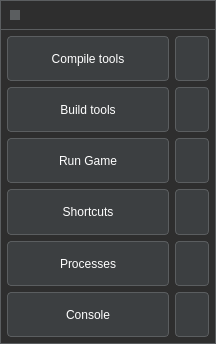
<?xml version="1.0" encoding="UTF-8"?>
<ui version="4.0">
 <class>Widget</class>
 <widget class="QWidget" name="Widget">
  <property name="geometry">
   <rect>
    <x>0</x>
    <y>0</y>
    <width>216</width>
    <height>344</height>
   </rect>
  </property>
  <property name="minimumSize">
   <size>
    <width>130</width>
    <height>170</height>
   </size>
  </property>
  <property name="windowTitle">
   <string>Dev Tools</string>
  </property>
  <property name="styleSheet">
   <string notr="true">/* Central Widget */
QWidget#Widget {
    background-color: #1e1e1e;  /* Dark gray background */
}

/* QMenuBar */
QMenuBar {
    background-color: #2e2e2e;    /* Dark gray background */
    color: #ffffff;               /* White text */
    border-bottom: 1px solid #5b5e60;  /* Light gray border for separation */
}

QMenuBar::item {
    background-color: transparent; /* Transparent background */
    padding: 6px 6px;             /* Padding for menu items */
    color: #ffffff;                /* White text */
}

QMenuBar::item:selected {          /* Hovered menu item */
    background-color: #4a90e2;     /* Light blue on hover */
    color: #ffffff;                /* Ensure text remains white */
}

QMenuBar::item:pressed {           /* Pressed menu item */
    background-color: #3d78b2;     /* Darker blue on press */
    color: #ffffff;                /* Ensure text remains white */
}

/* QMenu */
QMenu {
    background-color: #2e2e2e;     /* Dark gray background for menus */
    border: 1px solid #5b5e60;     /* Light gray border */
}

QMenu::item {
    background-color: transparent; /* Transparent background for menu items */
    color: #ffffff;                /* White text */
	padding: 6px;
    margin-left: 6px;             /* Padding for each menu item */
}

QMenu::item:selected {             /* Hovered menu item */
    background-color: #4a90e2;     /* Light blue background on hover */
    color: #ffffff;                /* Ensure text remains white */
}

QMenu::item:pressed {              /* Pressed menu item */
    background-color: #3d78b2;     /* Darker blue background on press */
    color: #ffffff;                /* Ensure text remains white */
}

QMenu::separator {
    height: 1px;
    background-color: #5b5e60;     /* Light gray separator between items */
}

/* QMenu::indicator (checkboxes and radio buttons in menus) */
QMenu::indicator {
    width: 16px;
    height: 16px;
    background-color: #2e2e2e;     /* Dark gray background for indicators */
    border: 1px solid #5b5e60;     /* Light gray border */
    border-radius: 2px;            /* Slightly rounded corners */
}

QMenu::indicator:checked {
    background-color: #4a90e2;     /* Light blue when checked */
    border-color: #3d78b2;         /* Darker blue border when checked */
}

QMenu::indicator:unchecked {
    background-color: #2e2e2e;     /* Keep the dark gray when unchecked */
    border-color: #5b5e60;         /* Light gray border when unchecked */
}

/* QToolBar */
QToolBar {
    background-color: #2e2e2e;      /* Dark gray background */
    border: 1px solid #5b5e60;      /* Light gray border */
    padding: 4px;                   /* Padding inside the toolbar */
    spacing: 4px;                   /* Spacing between toolbar buttons */
}

QToolBar::handle {
    background-color: #5b5e60;      /* Light gray handle for draggable toolbars */
    width: 10px;                    /* Width of the handle */
	height: 10px;
    margin: 4px;                    /* Margin around the handle */
}

QToolBar::separator {
    background-color: #5b5e60;      /* Light gray for separators */
    width: 1px;                     /* Thickness of the separator */
    height: 24px;                   /* Height of the separator */
    margin: 6px;                    /* Space around the separator */
}

QToolBar::item {
    padding: 4px;                   /* Padding for individual toolbar items */
}

/* QStatusBar */
QStatusBar {
    background-color: #2e2e2e;   /* Dark gray background */
    border-top: 1px solid #5b5e60; /* Light gray top border for separation */
    color: #ffffff;              /* White text */
    font-size: 13px;             /* Slightly smaller font for the status bar */
    padding: 6px;                /* Padding inside the status bar */
}

QStatusBar::item {
    border: none;                /* No border around individual status items */
    padding: 0px 5px;            /* Padding between status bar items */
}

QStatusBar QLabel {
    color: #ffffff;              /* White text for any QLabel inside the status bar */
    background-color: transparent; /* Ensure QLabel in status bar matches the bar's background */
}

QStatusBar::indicator {
    background-color: #4a90e2;   /* Optional indicator styling, e.g., for icons or status signals */
    border-radius: 4px;          /* Rounded corners for any indicator elements */
}

/* Scroll Area Styling (optional) */
QScrollArea {
    background-color: transparent; /* Transparent to match the central widget */
    border: none;                  /* No border */
}

QScrollBar:vertical {
    background-color: #3c3f41;    /* Darker gray for scroll bar background */
    width: 12px;                  /* Scroll bar width */
    margin: 22px 0 22px 0;        /* Top and bottom margins */
}

QScrollBar::handle:vertical {
    background-color: #5b5e60;    /* Slightly lighter gray for scroll handle */
    min-height: 20px;
}

QScrollBar::add-line:vertical, QScrollBar::sub-line:vertical {
    background: none;             /* Remove arrows */
}

/* QLabel */
QLabel {
    color: #ffffff;             /* White text */
}

/* QFrame */
QFrame {
    background-color: #2e2e2e;  /* Dark gray for frames */
}

/* QLineEdit */
QLineEdit {
    background-color: #2e2e2e;  /* Dark gray background for input fields */
    color: #ffffff;             /* White text */
    border: 1px solid #5b5e60;  /* Light gray border */
    border-radius: 4px;         /* Rounded corners */
}

QLineEdit:focus {
    border-color: #4a90e2;      /* Light blue border when focused */
    background-color: #333333;  /* Slightly lighter gray on focus */
}

/* QListWidget */
QListWidget {
    background-color: #2e2e2e;      /* Dark gray background */
    color: #ffffff;                 /* White text */
    border: 1px solid #5b5e60;      /* Light gray border */
    padding: 4px;                   /* Padding around the list */
}

QListWidget::item {
    background-color: transparent;  /* Transparent background for items */
    color: #ffffff;                 /* White text for list items */
    border: none;                   /* No border for list items */
}

QListWidget::item:selected {
    background-color: #4a90e2;      /* Light blue background when selected */
    color: #ffffff;                 /* Ensure text remains white when selected */
}

QListWidget::item:hover {
    background-color: #3d78b2;      /* Darker blue on hover */
    color: #ffffff;                 /* Ensure text remains white when hovered */
}

QListWidget::item:focus {
    border: 1px solid #4a90e2;      /* Light blue border on focus */
}


/* QPlainTextEdit */
QPlainTextEdit {
    background-color: #2b2b2b;  /* Darker gray background for text area */
    color: #ffffff;             /* White text */
    border: 1px solid #5b5e60;  /* Light gray border */
    border-radius: 0px;         /* No rounded corners */
    padding: 10px;              /* Comfortable padding for text input */
    font-size: 13px;            /* Slightly smaller font */
    line-height: 1.4;           /* Adjust line spacing for readability */
}

QPlainTextEdit:focus {
    border-color: #4a90e2;      /* Light blue border on focus */
    background-color: #3a3a3a;  /* Slightly lighter gray on focus */
}

/* QPushButton */
QPushButton {
    background-color: #3c3f41;  /* Dark gray background */
    color: #ffffff;             /* White text */
    border: 1px solid #5b5e60;  /* Light gray border */
    border-radius: 4px;         /* Rounded corners */
	padding: 0px 0px;
}

QPushButton:hover {
    background-color: #4a90e2;  /* Light blue on hover */
    border-color: #3d78b2;      /* Darker blue border */
}

QPushButton:pressed {
    background-color: #3d78b2;  /* Darker blue on press */
    border-color: #2a5f92;      /* Even darker border when pressed */
}

/* QRadioButton */
QRadioButton {
    color: #ffffff;              /* White text */
    font-size: 14px;             /* Font size for readability */
    spacing: 5px;                /* Space between radio button and label */
}

QRadioButton::indicator {
    width: 16px;                 /* Size of the radio button */
    height: 16px;
    background-color: #2e2e2e;   /* Dark gray background for the indicator */
    border: 1px solid #5b5e60;   /* Light gray border */
    border-radius: 8px;          /* Circular radio button */
}

QRadioButton::indicator:hover {
    background-color: #4a90e2;   /* Light blue on hover */
    border-color: #3d78b2;       /* Darker blue border on hover */
}

QRadioButton::indicator:checked {
    background-color: #4a90e2;   /* Light blue when checked */
    border-color: #3d78b2;       /* Darker blue border when checked */
}

QRadioButton::indicator:pressed {
    background-color: #3d78b2;   /* Darker blue on press */
    border-color: #2a5f92;       /* Even darker border on press */
}

QRadioButton::indicator:checked:pressed {
    background-color: #3d78b2;   /* Darker blue when checked and pressed */
    border-color: #2a5f92;       /* Even darker border when checked and pressed */
}

/* QToolButton */
QToolButton {
    background-color: #3c3f41;    /* Dark gray background */
    color: #ffffff;               /* White text/icon */
    border: 1px solid #5b5e60;    /* Light gray border */
    border-radius: 4px;           /* Rounded corners */
    padding: 6px 12px;            /* Padding for comfortable button size */
}

QToolButton:hover {
    background-color: #4a90e2;    /* Light blue background on hover */
    border-color: #3d78b2;        /* Darker blue border on hover */
}

QToolButton:pressed {
    background-color: #3d78b2;    /* Darker blue background on press */
    border-color: #2a5f92;        /* Even darker border when pressed */
}

QToolButton:checked {
    background-color: #3d78b2;    /* Darker blue when checked */
    border-color: #2a5f92;        /* Border color when checked */
}

QToolButton:disabled {
    background-color: #2e2e2e;    /* Dark gray when disabled */
    color: #777777;               /* Lighter gray text/icon for disabled state */
    border-color: #5b5e60;        /* Keep the border color same as normal state */
}

/* QToolButton::menu-button */
QToolButton::menu-button {
    background-color: #3c3f41;      /* Dark gray background for menu button */
    border: 1px solid #5b5e60;      /* Light gray border for menu button */
    padding: 4px;                   /* Padding for the menu button */
}

QToolButton::menu-button:hover {
    background-color: #4a90e2;      /* Light blue on hover */
    border-color: #3d78b2;          /* Darker blue border on hover */
}

QToolButton::menu-button:pressed {
    background-color: #3d78b2;      /* Darker blue on press */
    border-color: #2a5f92;          /* Even darker border on press */
}</string>
  </property>
  <layout class="QVBoxLayout" name="verticalLayout" stretch="0">
   <property name="spacing">
    <number>0</number>
   </property>
   <property name="leftMargin">
    <number>0</number>
   </property>
   <property name="topMargin">
    <number>0</number>
   </property>
   <property name="rightMargin">
    <number>0</number>
   </property>
   <property name="bottomMargin">
    <number>0</number>
   </property>
   <item>
    <widget class="QFrame" name="centralwidget">
     <property name="styleSheet">
      <string notr="true">QFrame {
	border: 1px solid #5b5e60;      /* Light gray border */
}</string>
     </property>
     <property name="frameShape">
      <enum>QFrame::Shape::NoFrame</enum>
     </property>
     <property name="frameShadow">
      <enum>QFrame::Shadow::Raised</enum>
     </property>
     <layout class="QVBoxLayout" name="verticalLayout_4" stretch="0,1,0">
      <property name="spacing">
       <number>0</number>
      </property>
      <property name="leftMargin">
       <number>0</number>
      </property>
      <property name="topMargin">
       <number>0</number>
      </property>
      <property name="rightMargin">
       <number>0</number>
      </property>
      <property name="bottomMargin">
       <number>0</number>
      </property>
      <item>
       <widget class="QFrame" name="frame_6">
        <property name="styleSheet">
         <string notr="true">QFrame {
	background-color: #2e2e2e;      /* Dark gray background */
	border: none;
    border-bottom: 1px solid #5b5e60;      /* Light gray border */
}</string>
        </property>
        <property name="frameShape">
         <enum>QFrame::Shape::StyledPanel</enum>
        </property>
        <property name="frameShadow">
         <enum>QFrame::Shadow::Raised</enum>
        </property>
        <layout class="QHBoxLayout" name="horizontalLayout_2">
         <item alignment="Qt::AlignmentFlag::AlignLeft">
          <widget class="QFrame" name="frame_4">
           <property name="minimumSize">
            <size>
             <width>10</width>
             <height>10</height>
            </size>
           </property>
           <property name="cursor">
            <cursorShape>SizeAllCursor</cursorShape>
           </property>
           <property name="styleSheet">
            <string notr="true">QFrame {
    background-color: #5b5e60;      /* Light gray handle for draggable toolbars */
}</string>
           </property>
           <property name="frameShape">
            <enum>QFrame::Shape::NoFrame</enum>
           </property>
           <property name="frameShadow">
            <enum>QFrame::Shadow::Raised</enum>
           </property>
          </widget>
         </item>
        </layout>
       </widget>
      </item>
      <item>
       <widget class="QFrame" name="frame_3">
        <property name="styleSheet">
         <string notr="true">QFrame {
	background: transparent;
	border: none;
}</string>
        </property>
        <property name="frameShape">
         <enum>QFrame::Shape::NoFrame</enum>
        </property>
        <property name="frameShadow">
         <enum>QFrame::Shadow::Raised</enum>
        </property>
        <layout class="QHBoxLayout" name="horizontalLayout">
         <property name="spacing">
          <number>6</number>
         </property>
         <property name="leftMargin">
          <number>6</number>
         </property>
         <property name="topMargin">
          <number>6</number>
         </property>
         <property name="rightMargin">
          <number>6</number>
         </property>
         <property name="bottomMargin">
          <number>6</number>
         </property>
         <item>
          <widget class="QFrame" name="frame">
           <property name="sizePolicy">
            <sizepolicy hsizetype="Expanding" vsizetype="Preferred">
             <horstretch>0</horstretch>
             <verstretch>0</verstretch>
            </sizepolicy>
           </property>
           <property name="styleSheet">
            <string notr="true"/>
           </property>
           <property name="frameShape">
            <enum>QFrame::Shape::NoFrame</enum>
           </property>
           <property name="frameShadow">
            <enum>QFrame::Shadow::Raised</enum>
           </property>
           <layout class="QVBoxLayout" name="verticalLayout_2">
            <property name="leftMargin">
             <number>0</number>
            </property>
            <property name="topMargin">
             <number>0</number>
            </property>
            <property name="rightMargin">
             <number>0</number>
            </property>
            <property name="bottomMargin">
             <number>0</number>
            </property>
            <item>
             <widget class="QPushButton" name="pushButton_3">
              <property name="sizePolicy">
               <sizepolicy hsizetype="Preferred" vsizetype="Preferred">
                <horstretch>0</horstretch>
                <verstretch>0</verstretch>
               </sizepolicy>
              </property>
              <property name="text">
               <string>Compile tools</string>
              </property>
             </widget>
            </item>
            <item>
             <widget class="QPushButton" name="pushButton_4">
              <property name="sizePolicy">
               <sizepolicy hsizetype="Preferred" vsizetype="Preferred">
                <horstretch>0</horstretch>
                <verstretch>0</verstretch>
               </sizepolicy>
              </property>
              <property name="text">
               <string>Build tools</string>
              </property>
             </widget>
            </item>
            <item>
             <widget class="QPushButton" name="pushButton_6">
              <property name="sizePolicy">
               <sizepolicy hsizetype="Preferred" vsizetype="Preferred">
                <horstretch>0</horstretch>
                <verstretch>0</verstretch>
               </sizepolicy>
              </property>
              <property name="text">
               <string>Run Game</string>
              </property>
             </widget>
            </item>
            <item>
             <widget class="QPushButton" name="pushButton_5">
              <property name="sizePolicy">
               <sizepolicy hsizetype="Preferred" vsizetype="Preferred">
                <horstretch>0</horstretch>
                <verstretch>0</verstretch>
               </sizepolicy>
              </property>
              <property name="text">
               <string>Shortcuts</string>
              </property>
             </widget>
            </item>
            <item>
             <widget class="QPushButton" name="pushButton_2">
              <property name="sizePolicy">
               <sizepolicy hsizetype="Preferred" vsizetype="Preferred">
                <horstretch>0</horstretch>
                <verstretch>0</verstretch>
               </sizepolicy>
              </property>
              <property name="text">
               <string>Processes</string>
              </property>
             </widget>
            </item>
            <item>
             <widget class="QPushButton" name="pushButton">
              <property name="sizePolicy">
               <sizepolicy hsizetype="Preferred" vsizetype="Preferred">
                <horstretch>0</horstretch>
                <verstretch>0</verstretch>
               </sizepolicy>
              </property>
              <property name="text">
               <string>Console</string>
              </property>
             </widget>
            </item>
           </layout>
          </widget>
         </item>
         <item>
          <widget class="QFrame" name="frame_2">
           <property name="frameShape">
            <enum>QFrame::Shape::NoFrame</enum>
           </property>
           <property name="frameShadow">
            <enum>QFrame::Shadow::Raised</enum>
           </property>
           <layout class="QVBoxLayout" name="verticalLayout_3">
            <property name="leftMargin">
             <number>0</number>
            </property>
            <property name="topMargin">
             <number>0</number>
            </property>
            <property name="rightMargin">
             <number>0</number>
            </property>
            <property name="bottomMargin">
             <number>0</number>
            </property>
            <item>
             <widget class="QPushButton" name="pushButton_7">
              <property name="sizePolicy">
               <sizepolicy hsizetype="Preferred" vsizetype="Preferred">
                <horstretch>0</horstretch>
                <verstretch>0</verstretch>
               </sizepolicy>
              </property>
              <property name="icon">
               <iconset resource="../resources.qrc">
                <normaloff>:/888EAC-20px/ICONS/888EAC-20px/arrow-right.svg</normaloff>:/888EAC-20px/ICONS/888EAC-20px/arrow-right.svg</iconset>
              </property>
             </widget>
            </item>
            <item>
             <widget class="QPushButton" name="pushButton_8">
              <property name="sizePolicy">
               <sizepolicy hsizetype="Preferred" vsizetype="Preferred">
                <horstretch>0</horstretch>
                <verstretch>0</verstretch>
               </sizepolicy>
              </property>
              <property name="icon">
               <iconset resource="../resources.qrc">
                <normaloff>:/888EAC-20px/ICONS/888EAC-20px/arrow-right.svg</normaloff>:/888EAC-20px/ICONS/888EAC-20px/arrow-right.svg</iconset>
              </property>
             </widget>
            </item>
            <item>
             <widget class="QPushButton" name="pushButton_9">
              <property name="sizePolicy">
               <sizepolicy hsizetype="Preferred" vsizetype="Preferred">
                <horstretch>0</horstretch>
                <verstretch>0</verstretch>
               </sizepolicy>
              </property>
              <property name="icon">
               <iconset resource="../resources.qrc">
                <normaloff>:/888EAC-20px/ICONS/888EAC-20px/arrow-right.svg</normaloff>:/888EAC-20px/ICONS/888EAC-20px/arrow-right.svg</iconset>
              </property>
             </widget>
            </item>
            <item>
             <widget class="QPushButton" name="pushButton_10">
              <property name="sizePolicy">
               <sizepolicy hsizetype="Preferred" vsizetype="Preferred">
                <horstretch>0</horstretch>
                <verstretch>0</verstretch>
               </sizepolicy>
              </property>
              <property name="icon">
               <iconset resource="../resources.qrc">
                <normaloff>:/888EAC-20px/ICONS/888EAC-20px/arrow-right.svg</normaloff>:/888EAC-20px/ICONS/888EAC-20px/arrow-right.svg</iconset>
              </property>
             </widget>
            </item>
            <item>
             <widget class="QPushButton" name="pushButton_11">
              <property name="sizePolicy">
               <sizepolicy hsizetype="Preferred" vsizetype="Preferred">
                <horstretch>0</horstretch>
                <verstretch>0</verstretch>
               </sizepolicy>
              </property>
              <property name="icon">
               <iconset resource="../resources.qrc">
                <normaloff>:/888EAC-20px/ICONS/888EAC-20px/arrow-right.svg</normaloff>:/888EAC-20px/ICONS/888EAC-20px/arrow-right.svg</iconset>
              </property>
             </widget>
            </item>
            <item>
             <widget class="QPushButton" name="pushButton_12">
              <property name="sizePolicy">
               <sizepolicy hsizetype="Preferred" vsizetype="Preferred">
                <horstretch>0</horstretch>
                <verstretch>0</verstretch>
               </sizepolicy>
              </property>
              <property name="icon">
               <iconset resource="../resources.qrc">
                <normaloff>:/888EAC-20px/ICONS/888EAC-20px/arrow-right.svg</normaloff>:/888EAC-20px/ICONS/888EAC-20px/arrow-right.svg</iconset>
              </property>
             </widget>
            </item>
           </layout>
          </widget>
         </item>
        </layout>
       </widget>
      </item>
      <item>
       <widget class="QFrame" name="frame_5">
        <property name="styleSheet">
         <string notr="true">QFrame {
	border: none;
    border-top: 1px solid #5b5e60;      /* Light gray border */
}</string>
        </property>
        <property name="frameShape">
         <enum>QFrame::Shape::NoFrame</enum>
        </property>
        <property name="frameShadow">
         <enum>QFrame::Shadow::Raised</enum>
        </property>
       </widget>
      </item>
     </layout>
    </widget>
   </item>
  </layout>
 </widget>
 <resources>
  <include location="../resources.qrc"/>
 </resources>
 <connections/>
</ui>
